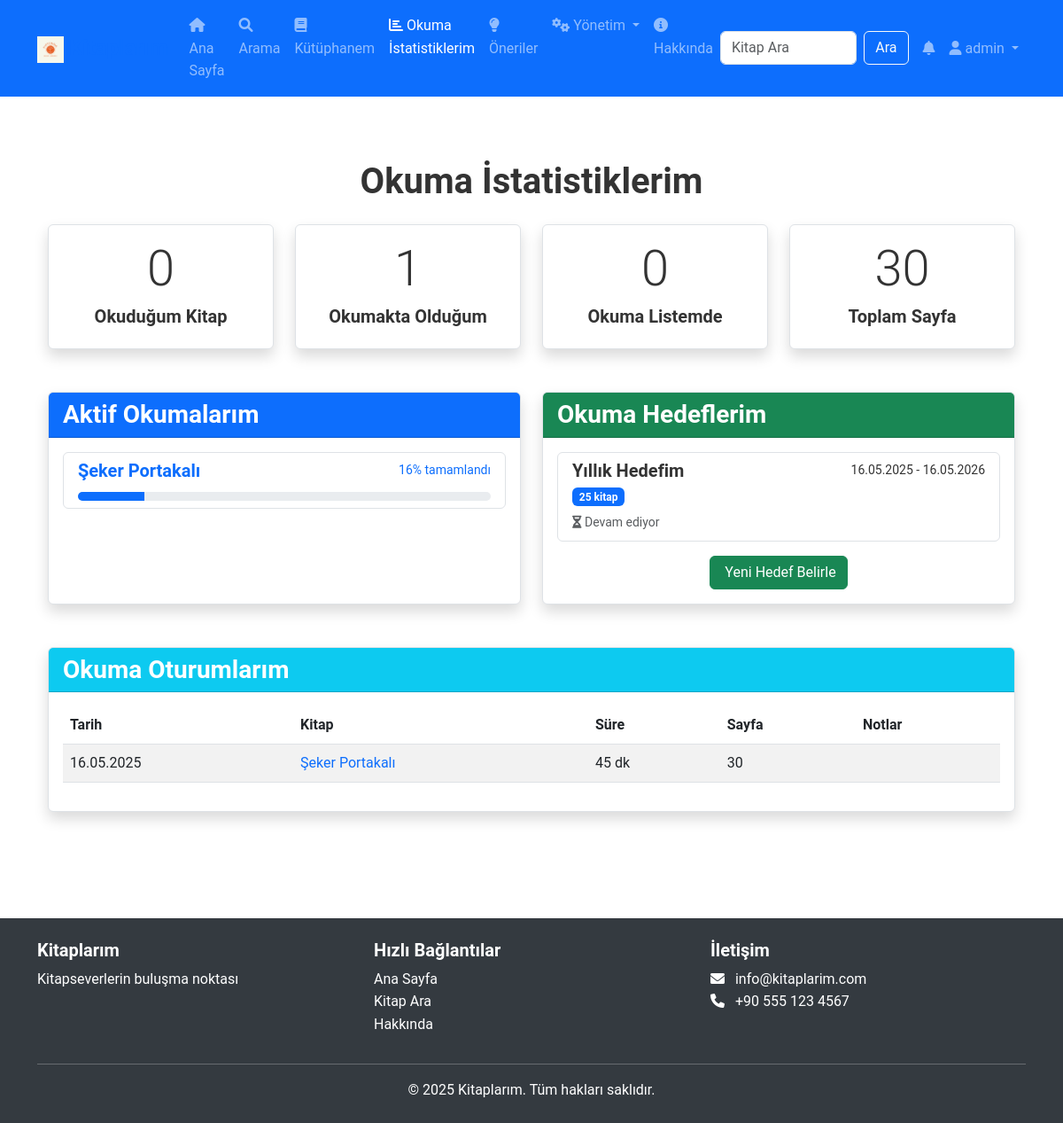
/reading-stats/ (signed in), run on the app's committed database.
### books/models.py (models this page shows, shortened)
class UserBook(models.Model):
    READING_STATUS_CHOICES = [
        ('want_to_read', 'Okuyacağım'),
        ('reading', 'Okuyorum'),
        ('read', 'Okudum'),
    ]
    user = models.ForeignKey(User, on_delete=models.CASCADE, related_name='user_books')
    book = models.ForeignKey(Book, on_delete=models.CASCADE, related_name='user_books')
    completion = models.IntegerField(default=0)  # 0-100 arası tamamlanma yüzdesi
    is_favorite = models.BooleanField(default=False)
    last_read = models.DateTimeField(auto_now=True)
    reading_status = models.CharField(max_length=20, choices=READING_STATUS_CHOICES, default='want_to_read')
    reading_goal_daily = models.IntegerField(default=0, help_text="Günlük sayfa hedefi")
    start_date = models.DateField(null=True, blank=True)
    finish_date = models.DateField(null=True, blank=True)
    total_reading_time = models.IntegerField(default=0, help_text="Toplam okuma süresi (dakika)")
    class Meta:
        unique_together = ('user', 'book')

class Book(models.Model):
    title = models.CharField(max_length=200)
    author = models.CharField(max_length=200)
    description = models.TextField()
    cover_image = models.ImageField(upload_to='covers/')
    page_count = models.IntegerField()
    rating = models.DecimalField(max_digits=3, decimal_places=1)
    publication_date = models.DateField(null=True, blank=True)
    categories = models.ManyToManyField(Category, related_name='books')
    created_at = models.DateTimeField(auto_now_add=True)
    background_color = models.CharField(max_length=30, default="rgba(240,240,232,0.9)")
    nav_tint_color = models.CharField(max_length=30, default="#000")

class ReadingGoal(models.Model):
    PERIOD_CHOICES = [
        ('daily', 'Günlük'),
        ('weekly', 'Haftalık'),
        ('monthly', 'Aylık'),
        ('yearly', 'Yıllık'),
    ]
    user = models.ForeignKey(User, on_delete=models.CASCADE, related_name='reading_goals')
    target_books = models.IntegerField(default=0)
    target_pages = models.IntegerField(default=0)
    period = models.CharField(max_length=10, choices=PERIOD_CHOICES)
    start_date = models.DateField()
    end_date = models.DateField()
    is_completed = models.BooleanField(default=False)

class ReadingSession(models.Model):
    user_book = models.ForeignKey(UserBook, on_delete=models.CASCADE, related_name='reading_sessions')
    date = models.DateField(auto_now_add=True)
    duration = models.IntegerField(help_text="Okuma süresi (dakika)")
    pages_read = models.IntegerField(default=0)
    notes = models.TextField(blank=True, null=True)

### books/views.py (the view)
# urls.py: path('reading-stats/', views.reading_stats, name='reading_stats'),
@login_required
def reading_stats(request):
    user_books = UserBook.objects.filter(user=request.user)
    reading_sessions = ReadingSession.objects.filter(user_book__user=request.user)
    reading_goals = ReadingGoal.objects.filter(user=request.user)
    books_read = user_books.filter(reading_status='read').count()
    books_reading = user_books.filter(reading_status='reading')
    books_to_read = user_books.filter(reading_status='want_to_read')
    total_reading_time = sum(ub.total_reading_time for ub in user_books)
    total_pages_read = sum(rs.pages_read for rs in reading_sessions)
    context = {
        'books_read': books_read,
        'books_reading': books_reading,
        'books_to_read': books_to_read,
        'total_reading_time': total_reading_time,
        'total_pages_read': total_pages_read,
        'reading_sessions': reading_sessions,
        'reading_goals': reading_goals
    }
    return render(request, 'books/reading_stats.html', context)

### books/templates/books/reading_stats.html (shortened to what this page needs)
{% extends 'base.html' %}
{% load static %}
{% block content %}
<div class="container py-5">
    <h1 class="mb-4 text-center">Okuma İstatistiklerim</h1>
    <div class="row mb-5">
        <div class="col-md-3">
            <div class="card text-center shadow h-100">
                <div class="card-body">
                    <h2 class="display-4">{{ books_read }}</h2>
                    <h5>Okuduğum Kitap</h5>
                </div>
            </div>
        </div>
        <div class="col-md-3">
            <div class="card text-center shadow h-100">
                <div class="card-body">
                    <h2 class="display-4">{{ books_reading.count }}</h2>
                    <h5>Okumakta Olduğum</h5>
                </div>
            </div>
        </div>
        <div class="col-md-3">
            <div class="card text-center shadow h-100">
                <div class="card-body">
                    <h2 class="display-4">{{ books_to_read.count }}</h2>
                    <h5>Okuma Listemde</h5>
                </div>
            </div>
        </div>
        <div class="col-md-3">
            <div class="card text-center shadow h-100">
                <div class="card-body">
                    <h2 class="display-4">{{ total_pages_read }}</h2>
                    <h5>Toplam Sayfa</h5>
                </div>
            </div>
        </div>
    </div>
    <div class="row mb-5">
        <div class="col-md-6">
            <div class="card shadow h-100">
                <div class="card-header bg-primary text-white">
                    <h3 class="mb-0">Aktif Okumalarım</h3>
                </div>
                <div class="card-body">
                    {% if books_reading %}
                        <div class="list-group">
                            {% for user_book in books_reading %}
                                <a href="{% url 'book_detail' user_book.book.id %}" class="list-group-item list-group-item-action">
                                    <div class="d-flex w-100 justify-content-between">
                                        <h5 class="mb-1">{{ user_book.book.title }}</h5>
                                        <small>{{ user_book.completion }}% tamamlandı</small>
                                    </div>
                                    <div class="progress mt-2" style="height: 10px;">
                                        <div class="progress-bar progress-item" role="progressbar"
                                            data-id="{{ user_book.id }}"
                                            data-completion="{{ user_book.completion }}"
                                            aria-valuemin="0" aria-valuemax="100"></div>
                                    </div>
                                </a>
                            {% endfor %}
                        </div>
                    {% else %}
                        <p class="text-center py-3">Şu anda aktif olarak okuduğunuz kitap bulunmuyor.</p>
                    {% endif %}
                </div>
            </div>
        </div>
        <div class="col-md-6">
            <div class="card shadow h-100">
                <div class="card-header bg-success text-white">
                    <h3 class="mb-0">Okuma Hedeflerim</h3>
                </div>
                <div class="card-body">
                    {% if reading_goals %}
                        <div class="list-group">
                            {% for goal in reading_goals %}
                                <div class="list-group-item">
                                    <div class="d-flex w-100 justify-content-between">
                                        <h5 class="mb-1">{{ goal.get_period_display }} Hedefim</h5>
                                        <small>{{ goal.start_date|date:"d.m.Y" }} - {{ goal.end_date|date:"d.m.Y" }}</small>
                                    </div>
                                    <p class="mb-1">
                                        {% if goal.target_books > 0 %}
                                            <span class="badge bg-primary">{{ goal.target_books }} kitap</span>
                                        {% endif %}
                                    </p>
                                    <p class="mb-0">
                                        <small class="text-{% if goal.is_completed %}success{% else %}muted{% endif %}">
                                            {% if goal.is_completed %}
                                                <i class="fas fa-check-circle"></i> Tamamlandı
                                            {% else %}
                                                <i class="fas fa-hourglass-half"></i> Devam ediyor
                                            {% endif %}
                                        </small>
                                    </p>
                                </div>
                            {% endfor %}
                        </div>
                    {% else %}
                        <p class="text-center py-3">Henüz okuma hedefi belirlemediz. <a href="{% url 'set_reading_goal' %}" class="btn btn-sm btn-outline-success">Hedef Belirle</a></p>
                    {% endif %}
                    <div class="text-center mt-3">
                        <a href="{% url 'set_reading_goal' %}" class="btn btn-success">
                             Yeni Hedef Belirle
                        </a>
                    </div>
                </div>
            </div>
        </div>
    </div>
    <div class="card shadow mb-4">
        <div class="card-header bg-info text-white">
            <h3 class="mb-0">Okuma Oturumlarım</h3>
        </div>
        <div class="card-body">
            {% if reading_sessions %}
                <div class="table-responsive">
                    <table class="table table-striped">
                        <thead>
                            <tr>
                                <th>Tarih</th>
                                <th>Kitap</th>
                                <th>Süre</th>
                                <th>Sayfa</th>
                                <th>Notlar</th>
                            </tr>
                        </thead>
                        <tbody>
                            {% for session in reading_sessions %}
                                <tr>
                                    <td>{{ session.date|date:"d.m.Y" }}</td>
                                    <td><a href="{% url 'book_detail' session.user_book.book.id %}">{{ session.user_book.book.title }}</a></td>
                                    <td>{{ session.duration }} dk</td>
                                    <td>{{ session.pages_read }}</td>
                                    <td>{{ session.notes|truncatechars:50 }}</td>
                                </tr>
                            {% endfor %}
                        </tbody>
                    </table>
                </div>
            {% else %}
                <p class="text-center py-3">Henüz okuma oturumu kaydetmediniz.</p>
            {% endif %}
        </div>
    </div>
</div>
{% endblock %}

### templates/base.html (shortened to what this page needs)
<!DOCTYPE html>
<html lang="tr" data-theme="{% if user.is_authenticated and user.profile.theme_preference == 'dark' %}dark{% else %}light{% endif %}">
<head>
    <link href="https://cdn.jsdelivr.net/npm/bootstrap@5.3.0/dist/css/bootstrap.min.css" rel="stylesheet">
    <link rel="stylesheet" href="https://cdnjs.cloudflare.com/ajax/libs/font-awesome/6.0.0/css/all.min.css">
    {% load static %}
    <link rel="stylesheet" href="{% static 'css/styles.css' %}">
    <link rel="stylesheet" href="{% static 'css/themes.css' %}">
</head>
<body>
    <header>
        <nav class="navbar navbar-expand-lg navbar-dark bg-primary">
            <div class="container">
                <a class="navbar-brand" href="{% url 'home' %}">
                    <img src="{% static 'images/pirtuk.png' %}" alt="Kitaplarım" height="30">
                </a>
                <div class="collapse navbar-collapse" id="navbarMain">
                    <ul class="navbar-nav me-auto">
                        <li class="nav-item">
                            <a class="nav-link {% if request.path == '/' %}active{% endif %}" href="{% url 'home' %}">
                                <i class="fas fa-home"></i> Ana Sayfa
                            </a>
                        </li>
                        <li class="nav-item">
                            <a class="nav-link {% if '/search/' in request.path %}active{% endif %}" href="{% url 'search' %}">
                                <i class="fas fa-search"></i> Arama
                            </a>
                        </li>
                        {% if user.is_authenticated %}
                        <li class="nav-item">
                            <a class="nav-link {% if '/library/' in request.path %}active{% endif %}" href="{% url 'library' %}">
                                <i class="fas fa-book"></i> Kütüphanem
                            </a>
                        </li>
                        <li class="nav-item">
                            <a class="nav-link {% if '/reading-stats/' in request.path %}active{% endif %}" href="{% url 'reading_stats' %}">
                                <i class="fas fa-chart-bar"></i> Okuma İstatistiklerim
                            </a>
                        </li>
                        <li class="nav-item">
                            <a class="nav-link {% if '/recommended-books/' in request.path %}active{% endif %}" href="{% url 'recommended_books' %}">
                                <i class="fas fa-lightbulb"></i> Öneriler
                            </a>
                        </li>
                        {% endif %}
                        {% if user.is_staff %}
                        <li class="nav-item dropdown">
                            <a class="nav-link dropdown-toggle {% if '/add-' in request.path %}active{% endif %}" href="#" id="adminDropdown" role="button" data-bs-toggle="dropdown">
                                <i class="fas fa-cogs"></i> Yönetim
                            </a>
                        </li>
                        {% endif %}
                        <li class="nav-item">
                            <a class="nav-link {% if '/about/' in request.path %}active{% endif %}" href="{% url 'about' %}">
                                <i class="fas fa-info-circle"></i> Hakkında
                            </a>
                        </li>
                    </ul>
                    <form class="d-flex me-2" action="{% url 'search' %}" method="GET">
                        <input class="form-control me-2" type="search" placeholder="Kitap Ara" name="q">
                        <button class="btn btn-outline-light" type="submit">Ara</button>
                    </form>
                    <ul class="navbar-nav">
                        {% if user.is_authenticated %}
                        <li class="nav-item">
                            <a class="nav-link position-relative" href="{% url 'notifications' %}">
                                <i class="fas fa-bell"></i>
                            </a>
                        </li>
                        <li class="nav-item dropdown">
                            <a class="nav-link dropdown-toggle" href="#" id="userDropdown" role="button" data-bs-toggle="dropdown">
                                <i class="fas fa-user"></i> {{ user.username }}
                            </a>
                        </li>
                        {% endif %}
                    </ul>
                </div>
            </div>
        </nav>
    </header>
    <main class="container mt-4 mb-5">
        {% block content %}{% endblock %}
    </main>
    <footer class="bg-dark text-white py-4 mt-5">
        <div class="container">
            <div class="row">
                <div class="col-md-4">
                    <h5>Kitaplarım</h5>
                    <p>Kitapseverlerin buluşma noktası</p>
                </div>
                <div class="col-md-4">
                    <h5>Hızlı Bağlantılar</h5>
                    <ul class="list-unstyled">
                        <li><a href="{% url 'home' %}" class="text-white">Ana Sayfa</a></li>
                        <li><a href="{% url 'search' %}" class="text-white">Kitap Ara</a></li>
                        <li><a href="{% url 'about' %}" class="text-white">Hakkında</a></li>
                    </ul>
                </div>
                <div class="col-md-4">
                    <h5>İletişim</h5>
                    <address>
                        <i class="fas fa-envelope me-2"></i> info@kitaplarim.com<br>
                        <i class="fas fa-phone me-2"></i> +90 555 123 4567
                    </address>
                </div>
            </div>
            <hr>
            <div class="text-center">
                <p class="mb-0">&copy; {% now "Y" %} Kitaplarım. Tüm hakları saklıdır.</p>
            </div>
        </div>
    </footer>
</body>
</html>

### data on the page
UserBook: book "Şeker Portakalı", completion "16"
ReadingGoal: period "Yıllık", start_date "16.05.2025", end_date "16.05.2026", target_books "25", is_completed False (drawn)
ReadingSession: date "16.05.2025", user_book.book "Şeker Portakalı", duration "45", pages_read "30"

### other printed values
{{ user.username }} "admin"
{{ books_read }} "0"
{{ books_reading.count }} "1"
{{ books_to_read.count }} "0"
{{ total_pages_read }} "30"
